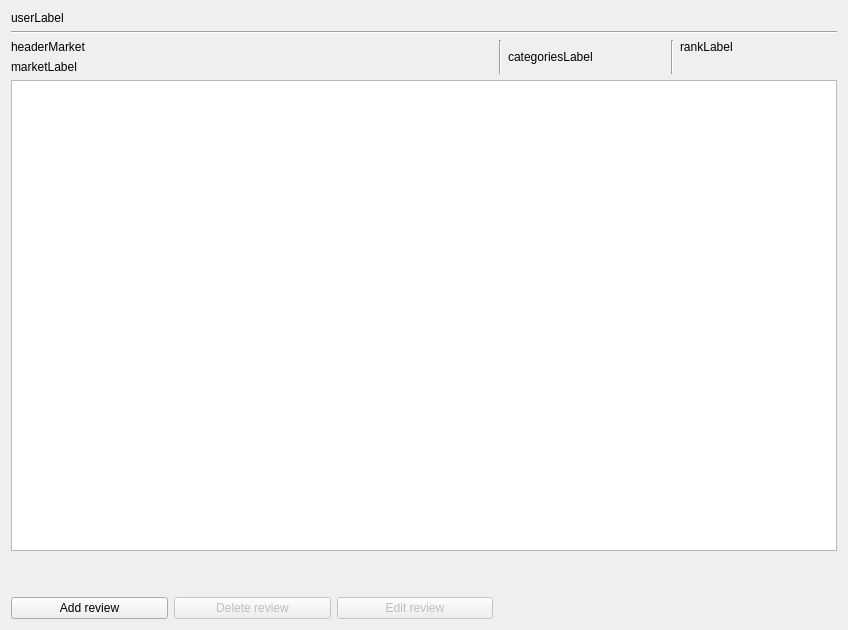
<?xml version="1.0" encoding="UTF-8"?>
<ui version="4.0">
 <class>Form</class>
 <widget class="QWidget" name="Form">
  <property name="geometry">
   <rect>
    <x>0</x>
    <y>0</y>
    <width>848</width>
    <height>630</height>
   </rect>
  </property>
  <property name="windowTitle">
   <string>Form</string>
  </property>
  <layout class="QGridLayout" name="gridLayout_2">
   <item row="0" column="0">
    <layout class="QGridLayout" name="gridLayout">
     <item row="7" column="1">
      <widget class="QPushButton" name="deleteReviewBtn">
       <property name="enabled">
        <bool>false</bool>
       </property>
       <property name="text">
        <string>Delete review</string>
       </property>
      </widget>
     </item>
     <item row="1" column="0" colspan="7">
      <widget class="Line" name="line">
       <property name="orientation">
        <enum>Qt::Orientation::Horizontal</enum>
       </property>
      </widget>
     </item>
     <item row="4" column="0" colspan="7">
      <widget class="QTableView" name="reviewsView"/>
     </item>
     <item row="7" column="2">
      <widget class="QPushButton" name="editReviewBtn">
       <property name="enabled">
        <bool>false</bool>
       </property>
       <property name="text">
        <string>Edit review</string>
       </property>
      </widget>
     </item>
     <item row="3" column="0" colspan="3">
      <widget class="QLabel" name="marketLabel">
       <property name="text">
        <string>marketLabel</string>
       </property>
      </widget>
     </item>
     <item row="5" column="0">
      <widget class="QLabel" name="label_3">
       <property name="text">
        <string/>
       </property>
      </widget>
     </item>
     <item row="2" column="6">
      <widget class="QLabel" name="rankLabel">
       <property name="text">
        <string>rankLabel</string>
       </property>
      </widget>
     </item>
     <item row="2" column="3" rowspan="2">
      <widget class="Line" name="line_2">
       <property name="orientation">
        <enum>Qt::Orientation::Vertical</enum>
       </property>
      </widget>
     </item>
     <item row="7" column="0">
      <widget class="QPushButton" name="addReviewBtn">
       <property name="text">
        <string>Add review</string>
       </property>
      </widget>
     </item>
     <item row="2" column="0" colspan="3">
      <widget class="QLabel" name="headerMarket">
       <property name="text">
        <string>headerMarket</string>
       </property>
      </widget>
     </item>
     <item row="2" column="4" rowspan="2">
      <widget class="QLabel" name="categoriesLabel">
       <property name="text">
        <string>categoriesLabel</string>
       </property>
      </widget>
     </item>
     <item row="0" column="0" colspan="2">
      <widget class="QLabel" name="userLabel">
       <property name="text">
        <string>userLabel</string>
       </property>
      </widget>
     </item>
     <item row="6" column="0">
      <widget class="QLabel" name="label_2">
       <property name="text">
        <string/>
       </property>
      </widget>
     </item>
     <item row="2" column="5" rowspan="2">
      <widget class="Line" name="line_3">
       <property name="orientation">
        <enum>Qt::Orientation::Vertical</enum>
       </property>
      </widget>
     </item>
    </layout>
   </item>
  </layout>
 </widget>
 <resources/>
 <connections/>
</ui>
